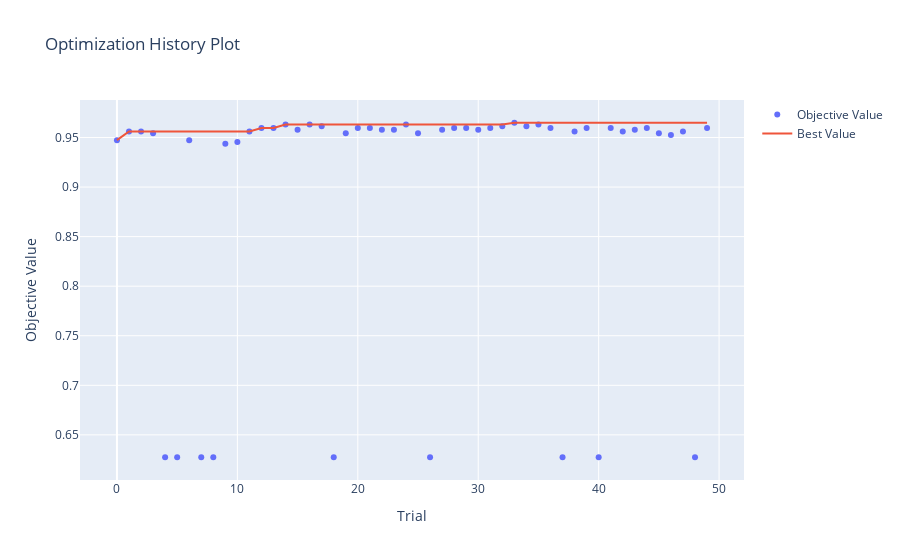

Notebook code cell kept with this figure:
### Code cell
# WIZUALIZACJA 1: Historia Optymalizacji
# Zobaczysz, czy algorytm się "uczył" (czy punkty pną się w górę)
optuna.visualization.plot_optimization_history(study).show()

### Figure 1 — Plotly figure (JSON) as saved in the notebook; plotly's stock layout.template omitted (floating-point values rounded to 4 significant figures)
{"data": [{"mode": "markers", "name": "Objective Value", "type": "scatter", "x": [0, 1, 2, 3, 4, 5, 6, 7, 8, 9, 10, 11, 12, 13, 14, 15, 16, 17, 18, 19, 20, 21, 22, 23, 24, 25, 26, 27, 28, 29, 30, 31, 32, 33, 34, 35, 36, 37, 38, 39, 40, 41, 42, 43, 44, 45, 46, 47, 48, 49], "y": [0.9473, 0.9561, 0.9561, 0.9543, 0.6274, 0.6274, 0.9473, 0.6274, 0.6274, 0.9438, 0.9455, 0.9561, 0.9596, 0.9596, 0.9631, 0.9578, 0.9631, 0.9613, 0.6274, 0.9543, 0.9596, 0.9596, 0.9578, 0.9578, 0.9631, 0.9543, 0.6274, 0.9578, 0.9596, 0.9596, 0.9578, 0.9596, 0.9613, 0.9649, 0.9613, 0.9631, 0.9596, 0.6274, 0.9561, 0.9596, 0.6274, 0.9596, 0.9561, 0.9578, 0.9596, 0.9543, 0.9526, 0.9561, 0.6274, 0.9596]}, {"mode": "lines", "name": "Best Value", "type": "scatter", "x": [0, 1, 2, 3, 4, 5, 6, 7, 8, 9, 10, 11, 12, 13, 14, 15, 16, 17, 18, 19, 20, 21, 22, 23, 24, 25, 26, 27, 28, 29, 30, 31, 32, 33, 34, 35, 36, 37, 38, 39, 40, 41, 42, 43, 44, 45, 46, 47, 48, 49], "y": [0.9473, 0.9561, 0.9561, 0.9561, 0.9561, 0.9561, 0.9561, 0.9561, 0.9561, 0.9561, 0.9561, 0.9561, 0.9596, 0.9596, 0.9631, 0.9631, 0.9631, 0.9631, 0.9631, 0.9631, 0.9631, 0.9631, 0.9631, 0.9631, 0.9631, 0.9631, 0.9631, 0.9631, 0.9631, 0.9631, 0.9631, 0.9631, 0.9631, 0.9649, 0.9649, 0.9649, 0.9649, 0.9649, 0.9649, 0.9649, 0.9649, 0.9649, 0.9649, 0.9649, 0.9649, 0.9649, 0.9649, 0.9649, 0.9649, 0.9649]}, {"marker": {"color": "#cccccc"}, "mode": "markers", "name": "Infeasible Trial", "showlegend": false, "type": "scatter", "x": [], "y": []}], "layout": {"title": {"text": "Optimization History Plot"}, "xaxis": {"title": {"text": "Trial"}}, "yaxis": {"title": {"text": "Objective Value"}}}}
